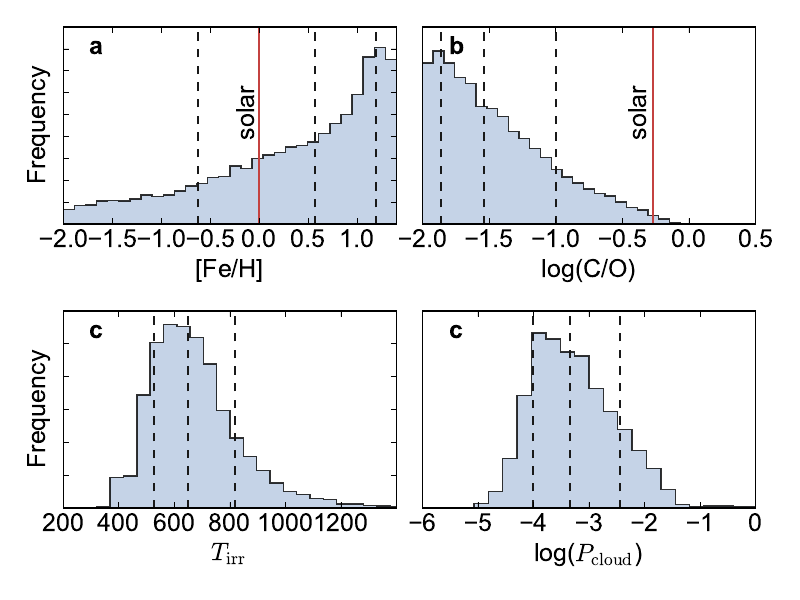

Write the Python code that produced this figure.
import matplotlib.pyplot as plt
import numpy as np
import pickle
from pylab import hist
import matplotlib as mpl

def quantiles(d, q):
        ind = np.argsort(d)
        d = d[ind]
        return_quantile = np.zeros_like(q)
        n = len(d)
        for i in range(0, len(q)):
                return_quantile[i] = d[int(q[i]*float(n))]
        return return_quantile

mpl.rcParams['font.sans-serif'] = 'Arial'
mpl.rcParams['font.size'] = 18
mpl.rcParams['lines.linewidth'] = 1.4

p = pickle.load(open("MCMC_CC_Limit_Metallicity.pic", "rb"))
p = p[:,:-1]

d = p[:,0:4]
#ind = (d[:,1]<0.8)&(d[:,3]<-0.2)#&(d[:,0]<1000)&(d[:,2]<-0.25)
#d = d[ind]
nbins = 30
q = [0.16, 0.5, 0.84]

plt.subplot(221)
hist(d[:,1], histtype ='stepfilled', color = 'k', facecolor='#b7c9e2', bins = nbins, alpha = 0.8, normed = True)

plt.gca().set_yticklabels([])
plt.xlabel("[Fe/H]")
plt.ylabel("Frequency")
plt.xlim(-2, np.max(d[:,1]))

plt.gca().text(0.07, 0.95, "a", transform=plt.gca().transAxes, fontsize=18, fontweight='bold', va='top')
plt.gca().set_xticks([-2, -1, 0, 1])

lo, med, hi = quantiles(d[:,1], q)
print "metal", lo, med, hi
plt.axvline(lo, color = '0.1', linestyle = 'dashed')
plt.axvline(med, color = '0.1', linestyle = 'solid')
plt.axvline(hi, color = '0.1', linestyle = 'dashed')
plt.axvline(0., color = '#c44240', linestyle = 'solid')
plt.gca().text(0.49, 0.7, "solar", transform=plt.gca().transAxes, fontsize=18, va='top', rotation = 90)

##############################

plt.subplot(222)
hist(d[:,2], histtype ='stepfilled', color = 'k', facecolor='#b7c9e2', bins = nbins, alpha = 0.8, normed = True)

plt.gca().get_yaxis().set_visible(False)		
plt.xlabel("log(C/O)")
plt.gca().text(0.07, 0.95, "b", transform=plt.gca().transAxes, fontsize=18, fontweight='bold', va='top')

lo, med, hi = quantiles(d[:,2], q)
print "C/O", 10**lo, 10**med, 10**hi
plt.axvline(lo, color = '0.1', linestyle = 'dashed')
plt.axvline(med, color = '0.1', linestyle = 'solid')
plt.axvline(hi, color = '0.1', linestyle = 'dashed')
plt.axvline(np.log10(0.54), color = '#c44240', linestyle = 'solid')
plt.gca().text(0.77, 0.7, "solar", transform=plt.gca().transAxes, fontsize=18, va='top', rotation = 90)
plt.xlim(-2, 0)

##############################

plt.subplot(223)
hist(d[:,0], histtype ='stepfilled', color = 'k', facecolor='#b7c9e2', bins = nbins, alpha = 0.8, normed  = True)

plt.xlim(200, 1400)
plt.xlabel("$T_\mathrm{irr}$ (K)")
plt.ylabel("Frequency")

#plt.gca().set_xticklabels([200, 400, 600, 800, 1000, 1200])
plt.gca().set_yticklabels([])

plt.gca().text(0.07, 0.95, "c", transform=plt.gca().transAxes, fontsize=18, fontweight='bold', va='top')

lo, med, hi = quantiles(d[:,0], q)
print "T", lo, med, hi
plt.axvline(lo, color = '0.1', linestyle = 'dashed')
plt.axvline(med, color = '0.1', linestyle = 'solid')
plt.axvline(hi, color = '0.1', linestyle = 'dashed')

##############################

plt.subplot(224)
hist(d[:,3], histtype ='stepfilled', color = 'k', facecolor='#b7c9e2', bins = nbins, alpha = 0.8, normed = True)

plt.xlabel("log($P_\mathrm{cloud}$) (bar)")
plt.xlim(-6, 0)
plt.gca().get_yaxis().set_visible(False)		#LK

plt.gca().text(0.07, 0.95, "d", transform=plt.gca().transAxes, fontsize=18, fontweight='bold', va='top')

lo, med, hi = quantiles(d[:,3], q)
print "P", lo, med, hi
plt.axvline(lo, color = '0.1', linestyle = 'dashed')
plt.axvline(med, color = '0.1', linestyle = 'solid')
plt.axvline(hi, color = '0.1', linestyle = 'dashed')

plt.tight_layout(w_pad = 0.05)

plt.savefig("retrieval.pdf")
plt.show()
